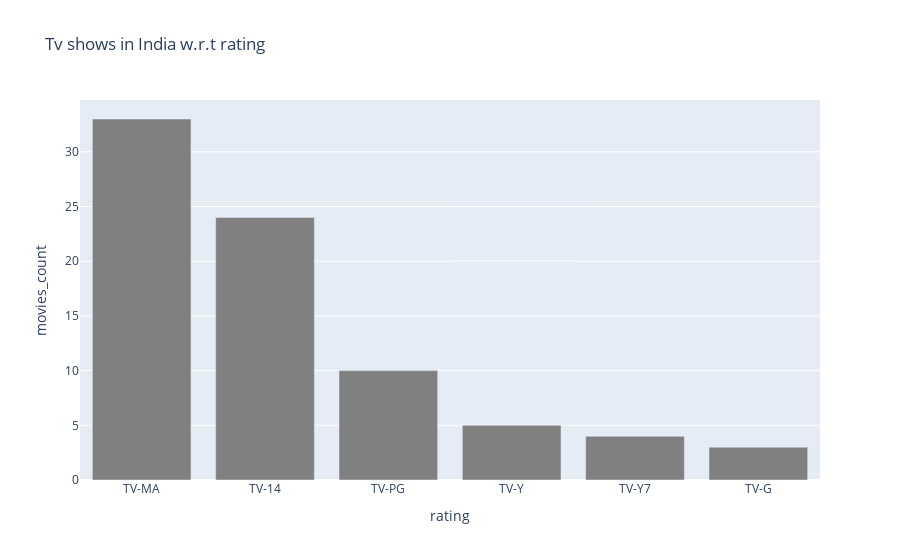

Notebook cell for this chart:
### Code cell
df1 = indian_shows.query("type == 'TV Show'")
df1 = df1[["title", "rating"]]
df1 = df1.groupby('rating')["title"].count().reset_index().sort_values('title', ascending = False)
df1 = df1.rename(columns = {"title": "movies_count"})
px.bar(df1, x='rating', y='movies_count', color_discrete_sequence=['grey'],
       title='Tv shows in India w.r.t rating')

### Figure 1 — Plotly figure (JSON) as saved in the notebook; plotly's stock layout.template omitted (floating-point values rounded to 4 significant figures)
{"data": [{"alignmentgroup": "True", "hovertemplate": "rating=%{x}<br>movies_count=%{y}<extra></extra>", "legendgroup": "", "marker": {"color": "grey", "pattern": {"shape": ""}}, "name": "", "offsetgroup": "", "orientation": "v", "showlegend": false, "textposition": "auto", "type": "bar", "x": ["TV-MA", "TV-14", "TV-PG", "TV-Y", "TV-Y7", "TV-G"], "xaxis": "x", "y": [33, 24, 10, 5, 4, 3], "yaxis": "y"}], "layout": {"barmode": "relative", "legend": {"tracegroupgap": 0}, "title": {"text": "Tv shows in India w.r.t rating"}, "xaxis": {"anchor": "y", "domain": [0, 1], "title": {"text": "rating"}}, "yaxis": {"anchor": "x", "domain": [0, 1], "title": {"text": "movies_count"}}}}
